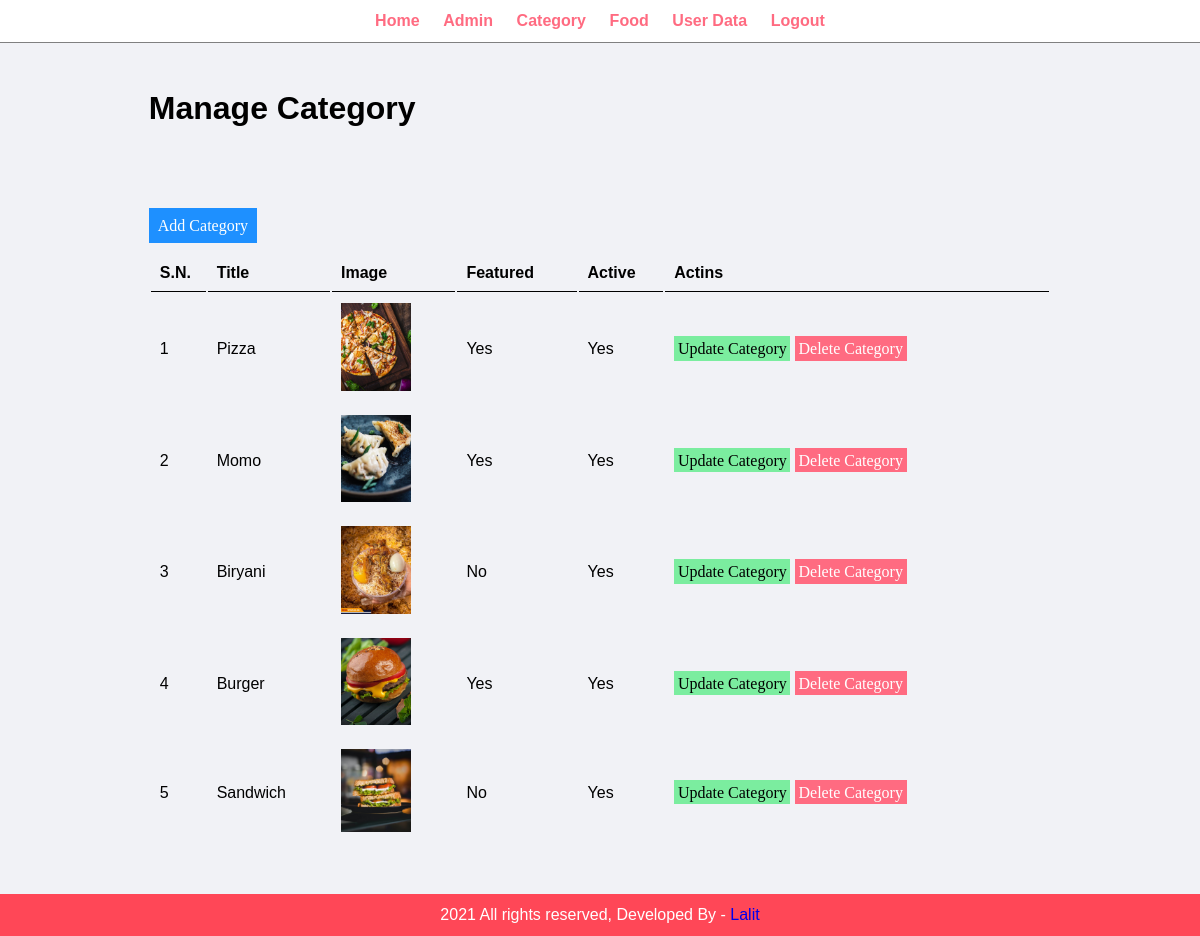
The app's page /admin/manage-category.php (signed in) with its own data.
### tables this page shows
CREATE TABLE `tbl_category` (
  `id` int(10) UNSIGNED NOT NULL,
  `title` varchar(100) NOT NULL,
  `image_name` varchar(255) NOT NULL,
  `featured` varchar(10) NOT NULL,
  `active` varchar(10) NOT NULL
);

### admin/manage-category.php (the view, shortened to what this page needs)
<?php include('partials/menu.php') ?>
<div class="main-content">
    <div class="wrapper">
    <h1>Manage Category</h1>
    <br><br>
         <br><br<br><br><br>
                <a href="<?php echo SITEURL; ?>admin/add-category.php" class="btn-primary">Add Category</a>
                <br /><br />
               <table class="tbl-full">
                    <tr>
                        <th>S.N.</th>
                        <th>Title</th>
                        <th>Image</th>
                        <th>Featured</th>
                        <th>Active</th>
                        <th>Actins</th>
                    </tr>
                    <?php
                        $sql= "SELECT * FROM tbl_category";
                        $res =mysqli_query($conn,$sql);
                        $sn=1;
                        $count = mysqli_num_rows($res);
                        if($count>0)
                        {
                            while($row=mysqli_fetch_assoc($res))
                            {
                                $id =$row['id'];
                                $title = $row['title'];
                                $image_name = $row['image_name'];
                                $featured = $row['featured'];
                                $active = $row['active'];
                                ?>
                                <tr>
                                    <td><?php echo $sn++; ?></td>
                                    <td><?php echo $title; ?></td>
                                    <td>
                                        <?php
                                            if($image_name!="")
                                            {
                                                ?>
                                                    <img src="<?php echo SITEURL;?>images/category/<?php echo $image_name; ?>" width="70px" >
                                                <?php
                                            }
                                            else
                                            {
                                                echo "<div class='error'>Image Not added. </div>";
                                            }
                                        ?>
                                    </td>
                                    <td><?php echo $featured; ?></td>
                                    <td><?php echo $active; ?></td>
                                    <td>
                                        <a href="<?php echo SITEURL; ?>admin/update-category.php ?id=<?php echo $id; ?>" class="btn-secondary">Update Category</a>
                                        <a href="<?php echo SITEURL; ?>admin/delete-category.php ?id=<?php echo $id; ?> & image_name=<?php  echo $image_name?>"  class="btn-danger">Delete Category</a>
                                    </td>
                                </tr>
                                <?php
                            }
                        }
                        else
                        {
                            ?>
                            <tr>
                                <td colspan="6"><div class="error">No-Category</div></td>
                            </tr>
                            <?php
                        }
                    ?>
               </table>
    </div>
</div>
<?php include('partials/footer.php') ?>

### admin/partials/menu.php (shortened to what this page needs)
<!DOCTYPE html>
<html lang="en">
    <head>
        <link rel="stylesheet" href="../css/admin.css">
    </head>
    <body>
            <div class="menu text-center">
                <div class="wrapper">
                     <ul>
                         <li><a href="index.php">Home</a></li>
                         <li><a href="manage-admin.php">Admin</a></li>
                         <li><a href="manage-category.php">Category</a></li>
                         <li><a href="manage-food.php">Food</a></li>
                         <li><a href="user-order_data.php">User Data</a></li>
                         <li><a href="Logout.php">Logout</a></li>
                     </ul>
                </div>
            </div>

### admin/partials/footer.php
<div class="footer">
        <div class="wrapper">
            <p class="text-center"> 2021 All rights reserved, Developed By - <a href="#">Lalit</a></p>
        </div>
        </div>
    </body>
</html>

### css/admin.css (style rules this page uses)
* { margin: 0; padding: 0; font-family: Arial, Helvetica, sans-serif; }
.wrapper { padding: 1%; width: 80%; margin: 0 auto; }
.text-center { text-align: center; }
.tbl-full { width: 100%; }
table tr th { border-bottom: 1px solid black; padding: 1%; text-align: left; }
table tr td { padding: 1%; }
.btn-primary { background-color: #1e90ff; padding: 1%; color: white; text-decoration: none; font-family: bold; }
.btn-secondary { background-color: #7bed9f; padding: 1%; color: black; text-decoration: none; font-family: bold; font-size: 1rem; }
.btn-danger { background-color: #ff6b81; padding: 1%; color: white; text-decoration: none; font-family: bold; }
.menu { border-bottom: 1px solid grey; }
.menu ul { list-style-type: none; }
.menu ul li { display: inline; padding: 1%; }
.menu ul li a { text-decoration: none; font-weight: bold; color: #ff6b81; }
.main-content { background-color: #f1f2f6; padding: 3%; }
.footer { background-color: #ff4757; color: white; }
.footer a { text-decoration: none; }

### records on screen
tbl_category: title "Pizza", image_name (picture), featured "Yes", active "Yes"
tbl_category: title "Momo", image_name (picture), featured "Yes", active "Yes"
tbl_category: title "Biryani", image_name (picture), featured "No", active "Yes"
tbl_category: title "Burger", image_name (picture), featured "Yes", active "Yes"
tbl_category: title "Sandwich", image_name (picture), featured "No", active "Yes"
